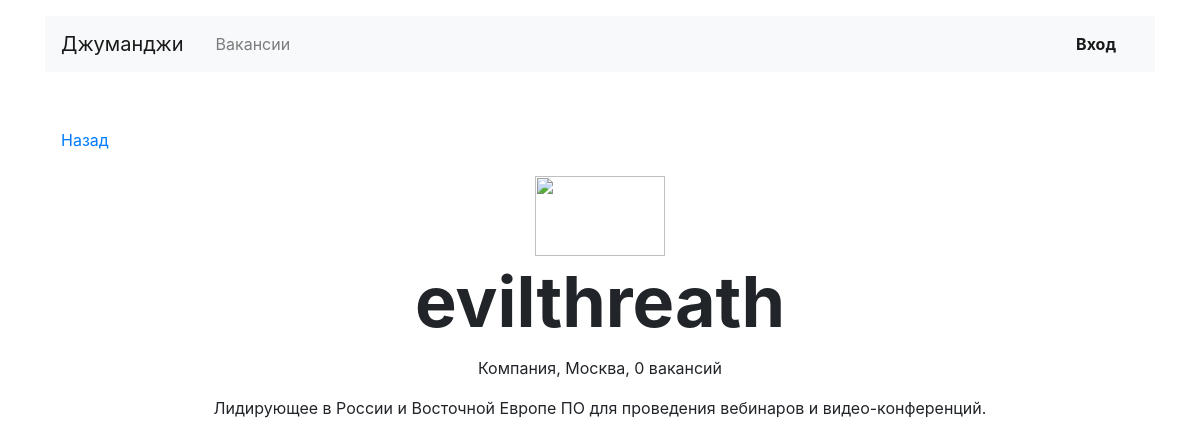
Screenshot of /companies/4 with the database file from the repository.
### jobs_app/models.py (models this page shows, shortened)
class Company(models.Model):
    name = models.CharField(max_length=255)
    location = models.CharField(max_length=255)
    logo = models.URLField(default='https://place-hold.it/100x60')
    description = models.TextField()
    employee_count = models.IntegerField()

### jobs_app/views.py (the view)
# urls.py: path('companies/<int:company_id>', companies_view, name='companies'),
def companies_view(request, company_id):
    company = Company.objects.get(id=company_id)
    vacancies = Vacancy.objects.filter(company_id=company_id)
    context = {
        'company': company,
        'vacancies': vacancies,
        'title': company.name,
    }
    return render(request, 'jobs_app/company.html', context=context)

### jobs_app/templates/jobs_app/company.html (shortened to what this page needs)
{% extends 'jobs_app/base.html' %}
{% block content %}
  <main class="container mt-3">
    <div class="navbar mt-5">
      <p><a href="{{request.META.HTTP_REFERER}}">Назад</a></p>
    </div>
    <section>
      <div class="text-center">
        <img src="https://place-hold.it/130x80" width="130" height="80" alt="">
      </div>
      <h1 class="h1 text-center mx-auto mt-0 pt-1" style="font-size: 70px;"><strong>{{company.name}}</strong></h1>
      <p class="text-center pt-1">Компания, {{ company.location }}, {{ company.vacancies.count }} вакансий</p>
      <div class="container text-center">
        <p>{{company.description}}</p>
      </div>
    </section>
  </main>
{% endblock %}

### rows the page displays
Company: name "evilthreath", location "Москва", vacancies.count "0", description "Лидирующее в России и Восточной Европе ПО для проведения вебинаров и видео-конференций."
